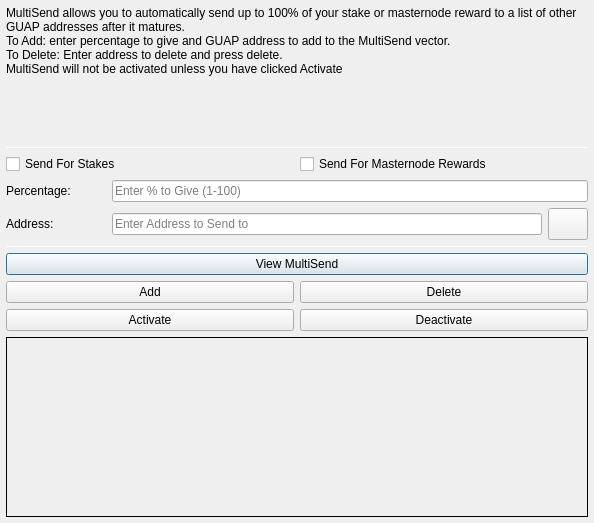
<?xml version="1.0" encoding="UTF-8"?>
<ui version="4.0">
 <class>MultiSendDialog</class>
 <widget class="QDialog" name="MultiSendDialog">
  <property name="windowModality">
   <enum>Qt::NonModal</enum>
  </property>
  <property name="geometry">
   <rect>
    <x>0</x>
    <y>0</y>
    <width>594</width>
    <height>523</height>
   </rect>
  </property>
  <property name="windowTitle">
   <string>MultiSend</string>
  </property>
  <layout class="QVBoxLayout" name="verticalLayout" stretch="0">
   <property name="leftMargin">
    <number>6</number>
   </property>
   <property name="topMargin">
    <number>6</number>
   </property>
   <property name="rightMargin">
    <number>6</number>
   </property>
   <property name="bottomMargin">
    <number>6</number>
   </property>
   <item>
    <layout class="QVBoxLayout" name="verticalLayout_Main" stretch="1,1,1,1,1,1">
     <item>
      <widget class="QLabel" name="label_2">
       <property name="lineWidth">
        <number>1</number>
       </property>
       <property name="text">
        <string>MultiSend allows you to automatically send up to 100% of your stake or masternode reward to a list of other GUAP addresses after it matures.
To Add: enter percentage to give and GUAP address to add to the MultiSend vector.
To Delete: Enter address to delete and press delete.
MultiSend will not be activated unless you have clicked Activate</string>
       </property>
       <property name="alignment">
        <set>Qt::AlignLeading|Qt::AlignLeft|Qt::AlignTop</set>
       </property>
       <property name="wordWrap">
        <bool>true</bool>
       </property>
      </widget>
     </item>
     <item>
      <widget class="Line" name="line">
       <property name="minimumSize">
        <size>
         <width>0</width>
         <height>1</height>
        </size>
       </property>
       <property name="maximumSize">
        <size>
         <width>16777215</width>
         <height>1</height>
        </size>
       </property>
       <property name="orientation">
        <enum>Qt::Horizontal</enum>
       </property>
      </widget>
     </item>
     <item>
      <layout class="QVBoxLayout" name="verticalLayout_Settings">
       <item>
        <layout class="QHBoxLayout" name="horizontalLayout">
         <item>
          <widget class="QCheckBox" name="multiSendStakeCheckBox">
           <property name="text">
            <string>Send For Stakes</string>
           </property>
          </widget>
         </item>
         <item>
          <widget class="QCheckBox" name="multiSendMasternodeCheckBox">
           <property name="text">
            <string>Send For Masternode Rewards</string>
           </property>
          </widget>
         </item>
        </layout>
       </item>
       <item>
        <layout class="QHBoxLayout" name="horizontalLayout_6">
         <item>
          <widget class="QLabel" name="label">
           <property name="minimumSize">
            <size>
             <width>100</width>
             <height>0</height>
            </size>
           </property>
           <property name="toolTip">
            <string>Percentage of stake to send</string>
           </property>
           <property name="text">
            <string>Percentage:</string>
           </property>
          </widget>
         </item>
         <item>
          <widget class="QLineEdit" name="multiSendPercentEdit">
           <property name="toolTip">
            <string>Enter whole numbers 1 - 100</string>
           </property>
           <property name="placeholderText">
            <string>Enter % to Give (1-100)</string>
           </property>
          </widget>
         </item>
        </layout>
       </item>
       <item>
        <layout class="QHBoxLayout" name="horizontalLayout_7">
         <item>
          <widget class="QLabel" name="label_5">
           <property name="minimumSize">
            <size>
             <width>100</width>
             <height>0</height>
            </size>
           </property>
           <property name="toolTip">
            <string>Address to send portion of stake to</string>
           </property>
           <property name="text">
            <string>Address:</string>
           </property>
          </widget>
         </item>
         <item>
          <widget class="QLineEdit" name="multiSendAddressEdit">
           <property name="toolTip">
            <string/>
           </property>
           <property name="placeholderText">
            <string>Enter Address to Send to</string>
           </property>
          </widget>
         </item>
         <item>
          <widget class="QPushButton" name="addressBookButton">
           <property name="maximumSize">
            <size>
             <width>16777215</width>
             <height>32</height>
            </size>
           </property>
           <property name="toolTip">
            <string>Choose an address from the address book</string>
           </property>
           <property name="text">
            <string/>
           </property>
           <property name="icon">
            <iconset resource="../guapcoin.qrc">
             <normaloff>:/icons/address-book</normaloff>:/icons/address-book</iconset>
           </property>
           <property name="shortcut">
            <string>Alt+A</string>
           </property>
           <property name="autoDefault">
            <bool>false</bool>
           </property>
          </widget>
         </item>
        </layout>
       </item>
      </layout>
     </item>
     <item>
      <widget class="Line" name="line_2">
       <property name="minimumSize">
        <size>
         <width>0</width>
         <height>1</height>
        </size>
       </property>
       <property name="maximumSize">
        <size>
         <width>16777215</width>
         <height>1</height>
        </size>
       </property>
       <property name="orientation">
        <enum>Qt::Horizontal</enum>
       </property>
      </widget>
     </item>
     <item>
      <layout class="QVBoxLayout" name="verticalLayout_Buttons">
       <item>
        <layout class="QHBoxLayout" name="horizontalLayout_4">
         <item>
          <widget class="QPushButton" name="viewButton">
           <property name="toolTip">
            <string/>
           </property>
           <property name="statusTip">
            <string>View MultiSend Vector</string>
           </property>
           <property name="text">
            <string>View MultiSend</string>
           </property>
          </widget>
         </item>
        </layout>
       </item>
       <item>
        <layout class="QHBoxLayout" name="horizontalLayout_2">
         <item>
          <widget class="QPushButton" name="addButton">
           <property name="toolTip">
            <string/>
           </property>
           <property name="statusTip">
            <string>Add to MultiSend Vector</string>
           </property>
           <property name="text">
            <string>Add</string>
           </property>
          </widget>
         </item>
         <item>
          <widget class="QPushButton" name="deleteButton">
           <property name="toolTip">
            <string/>
           </property>
           <property name="statusTip">
            <string>Delete Address From MultiSend Vector</string>
           </property>
           <property name="text">
            <string>Delete</string>
           </property>
          </widget>
         </item>
        </layout>
       </item>
       <item>
        <layout class="QHBoxLayout" name="horizontalLayout_5">
         <item>
          <widget class="QPushButton" name="activateButton">
           <property name="statusTip">
            <string>Activate MultiSend</string>
           </property>
           <property name="text">
            <string>Activate</string>
           </property>
          </widget>
         </item>
         <item>
          <widget class="QPushButton" name="disableButton">
           <property name="statusTip">
            <string>Deactivate MultiSend</string>
           </property>
           <property name="text">
            <string>Deactivate</string>
           </property>
          </widget>
         </item>
        </layout>
       </item>
      </layout>
     </item>
     <item>
      <widget class="QLabel" name="message">
       <property name="minimumSize">
        <size>
         <width>0</width>
         <height>180</height>
        </size>
       </property>
       <property name="frameShape">
        <enum>QFrame::Panel</enum>
       </property>
       <property name="frameShadow">
        <enum>QFrame::Plain</enum>
       </property>
       <property name="lineWidth">
        <number>1</number>
       </property>
       <property name="midLineWidth">
        <number>1</number>
       </property>
       <property name="text">
        <string/>
       </property>
       <property name="alignment">
        <set>Qt::AlignLeading|Qt::AlignLeft|Qt::AlignTop</set>
       </property>
       <property name="wordWrap">
        <bool>true</bool>
       </property>
      </widget>
     </item>
    </layout>
   </item>
  </layout>
 </widget>
 <resources>
  <include location="../guapcoin.qrc"/>
 </resources>
 <connections/>
</ui>
